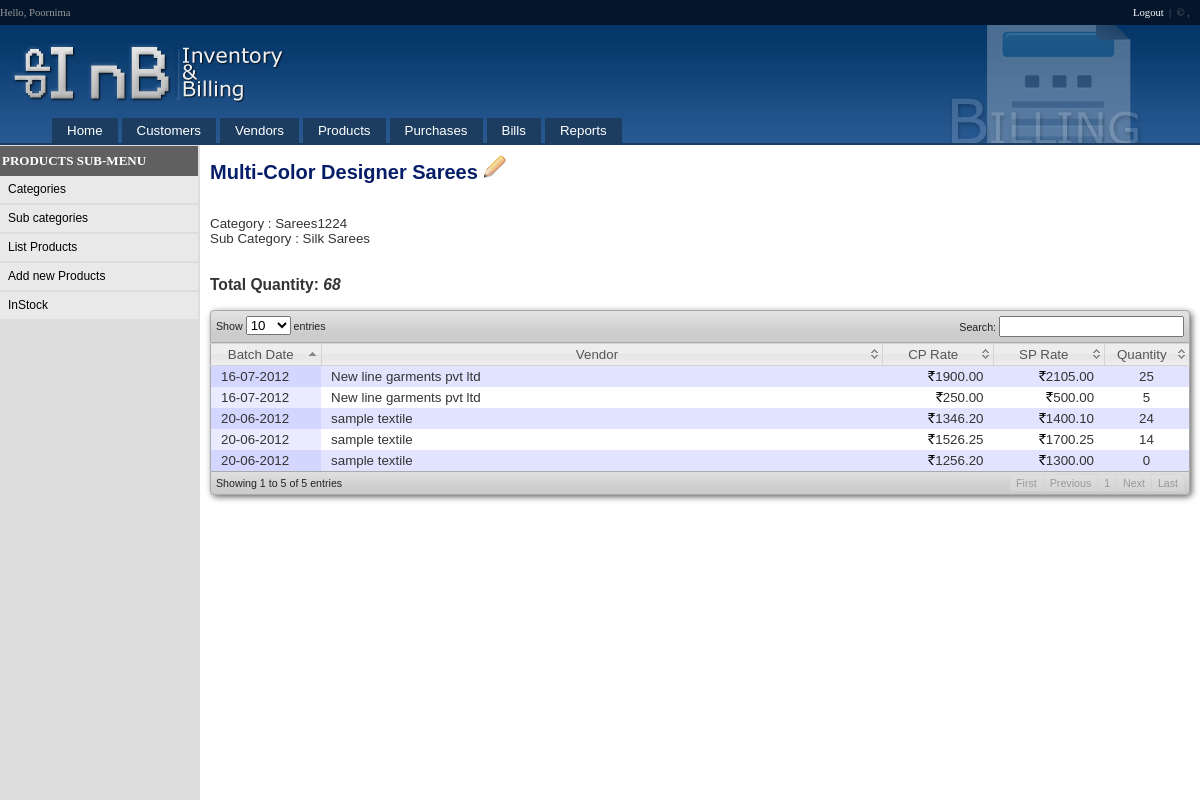
Page /Source/viewProduct.php?productID=1 (signed in) on the committed database.
### tables this page shows
CREATE TABLE IF NOT EXISTS `products` (
  `productID` int(11) NOT NULL AUTO_INCREMENT,
  `productName` varchar(500) NOT NULL,
  `Description` text NOT NULL,
  `subCategoryID` int(11) NOT NULL,
  `isCategoryDirect` tinyint(1) DEFAULT '0',
  `image` varchar(255) DEFAULT NULL,
  `uniqueReference` varchar(25) NOT NULL,
  `vendorID` int(11) DEFAULT NULL,
  `status` tinyint(1) DEFAULT '1',
  `addedOn` timestamp NOT NULL DEFAULT CURRENT_TIMESTAMP,
  PRIMARY KEY (`productID`),
  UNIQUE KEY `uniqueReference` (`uniqueReference`)
);

CREATE TABLE IF NOT EXISTS `subcategories` (
  `subCategoryID` int(11) NOT NULL AUTO_INCREMENT,
  `subCategoryName` varchar(250) NOT NULL,
  `categoryID` int(11) NOT NULL,
  `status` smallint(6) DEFAULT '1',
  `misc` varchar(255) DEFAULT NULL,
  PRIMARY KEY (`subCategoryID`)
);

CREATE TABLE IF NOT EXISTS `stocks` (
  `stockID` int(11) NOT NULL AUTO_INCREMENT,
  `productID` int(11) NOT NULL,
  `vendorID` int(11) NOT NULL,
  `arrivedOn` timestamp NOT NULL DEFAULT CURRENT_TIMESTAMP,
  `quantity` int(11) NOT NULL,
  `CPRate` double NOT NULL,
  `purchaseID` int(11) DEFAULT '0',
  `SPRate` double NOT NULL,
  `MaximumDiscountPercentage` double DEFAULT NULL,
  PRIMARY KEY (`stockID`)
);

### Source/lib/userfunctions.php (called while the page is built, shortened)
<?php
function roundNumer($number)
{
	if(strstr($number,"."))
	{
		$substr1 = explode(".",$number);
		if(strlen($substr1[1]) == 0)
			$number .= "00";
		elseif(strlen($substr1[1]) == 1)
			$number .= "0";
		elseif(strlen($substr1[1]) > 2)
			$number = $substr1[0].".".substr($substr1[1],0,2);
	}
	else
	{
		$number .= ".00";
	}
return $number;
}
?>

### Source/viewProduct.php (the view, shortened to what this page needs)
<?php
include_once("includes/header.php");
$result_prod = mysql_query("select a.productID,a.Description,a.productName,a.uniqueReference,(select sum(quantity) from stocks where productID=a.productID)inStock,b.subCategoryName,(select categoryName from categories where categoryID=b.categoryID)categoryName from products as a, subcategories as b where b.subCategoryID=a.subCategoryID and a.productID=".$_REQUEST["productID"]." and a.status=1");
if(mysql_num_rows($result_prod) > 0)
{
$result = mysql_query("select *,(select vendorName from vendor where vendorID=stocks.vendorID)vendorName from stocks where productID=".$_REQUEST["productID"]." order by quantity desc");
?>
<h2><?=html_entity_decode(mysql_result($result_prod,0,"productName")) ?> <a href="newProduct.php?id=<?=mysql_result($result_prod,0,"productID") ?>"><img src="images/001_45.png" alt="Edit" title="Edit"  /></a></h2>
<?=html_entity_decode(nl2br(mysql_result($result_prod,0,"Description"))) ?><br />
Category : <?=html_entity_decode(mysql_result($result_prod,0,"categoryName")) ?><br />
Sub Category : <?=html_entity_decode(mysql_result($result_prod,0,"subCategoryName")) ?><br /><br/>
<h3>Total Quantity: <em><?=html_entity_decode(mysql_result($result_prod,0,"inStock")) ?></em></h3>
<table cellpadding="0" cellspacing="0" border="0" class="display" id="example">
	<thead>
		<tr>
			<th width="100">Batch Date</th>
			<th>Vendor</th>
			<th width="100">CP Rate</th>
			<th width="100">SP Rate</th>
			<th width="75">Quantity</th>
		</tr>
	</thead>
	<tbody>
    <?php
	while($row=mysql_fetch_array($result))
	{
	?>
    <tr><td><?=date("d-m-Y",strtotime($row["arrivedOn"])) ?></td>
    <td><?=$row["vendorName"] ?></td>
    <td align="right"><img src="images/rs.png" alt="Rs." /><?=roundNumer($row["CPRate"]) ?></td>
    <td align="right"><img src="images/rs.png" alt="Rs." /><?=roundNumer($row["SPRate"]) ?></td>
    <td align="center"><?=$row["quantity"] ?></td>
    </tr>
    <?php } ?>
	</tbody>
</table>
<?php } else {?>
Product not found.
<?php } ?>
<?php
include_once("includes/footer.php");
?>

### Source/css/style.css (style rules this page uses)
body { margin:0px; font-family:Verdana, Arial, Helvetica, sans-serif; overflow-y:scroll; }
a { text-decoration:none; }
table { font-size:10pt; }
table.layout tr td.right, table { color:#333333; }
table.layout tr td.right h2 { color:#061D68; }

### Source/css/style_p.css (style rules this page uses)
table.layout tr td.right, table { color:#FFFFFF; vertical-align:top; color:#000000; }
thead { display: table-header-group; }
tbody { display: table-row-group; }
tr { page-break-inside: avoid; }

### Source/css/demo_table_jui.css (style rules this page uses)
table.display thead th { padding: 3px 0px 3px 10px; cursor: pointer; * cursor: hand; }
table.display { margin: 0 auto; width: 100%; clear: both; border-collapse: collapse; }
table.display td { padding: 3px 10px; }
tr.odd { background-color: #E2E4FF; }
tr.even { background-color: white; }
tr.odd td.sorting_1 { background-color: #D3D6FF; }
tr.even td.sorting_1 { background-color: #EAEBFF; }

### Source/includes/header.php (style rules this page uses)
#example tbody { border-left: 1px solid #AAA; border-right: 1px solid #AAA; }
#example thead th:first-child { border-left: 1px solid #AAA; }
#example thead th:last-child { border-right: 1px solid #AAA; }

### rows in the picture
products: productName "Multi-Color Designer Sarees", subCategoryID.subCategoryName "Silk Sarees"
stocks: arrivedOn "16-07-2012", vendorName "New line garments pvt ltd", CPRate "1900.00", SPRate "2105.00", quantity "25"
stocks: arrivedOn "20-06-2012", vendorName "sample textile", CPRate "1346.20", SPRate "1400.10", quantity "24"
stocks: arrivedOn "20-06-2012", vendorName "sample textile", CPRate "1526.25", SPRate "1700.25", quantity "14"
stocks: arrivedOn "16-07-2012", vendorName "New line garments pvt ltd", CPRate "250.00", SPRate "500.00", quantity "5"
stocks: arrivedOn "20-06-2012", vendorName "sample textile", CPRate "1256.20", SPRate "1300.00", quantity "0"

### other values in the picture
$_SESSION["user_name"] "Poornima"
html_entity_decode(mysql_result($result_prod,0,"categoryName")) "Sarees1224"
html_entity_decode(mysql_result($result_prod,0,"inStock")) "68"
